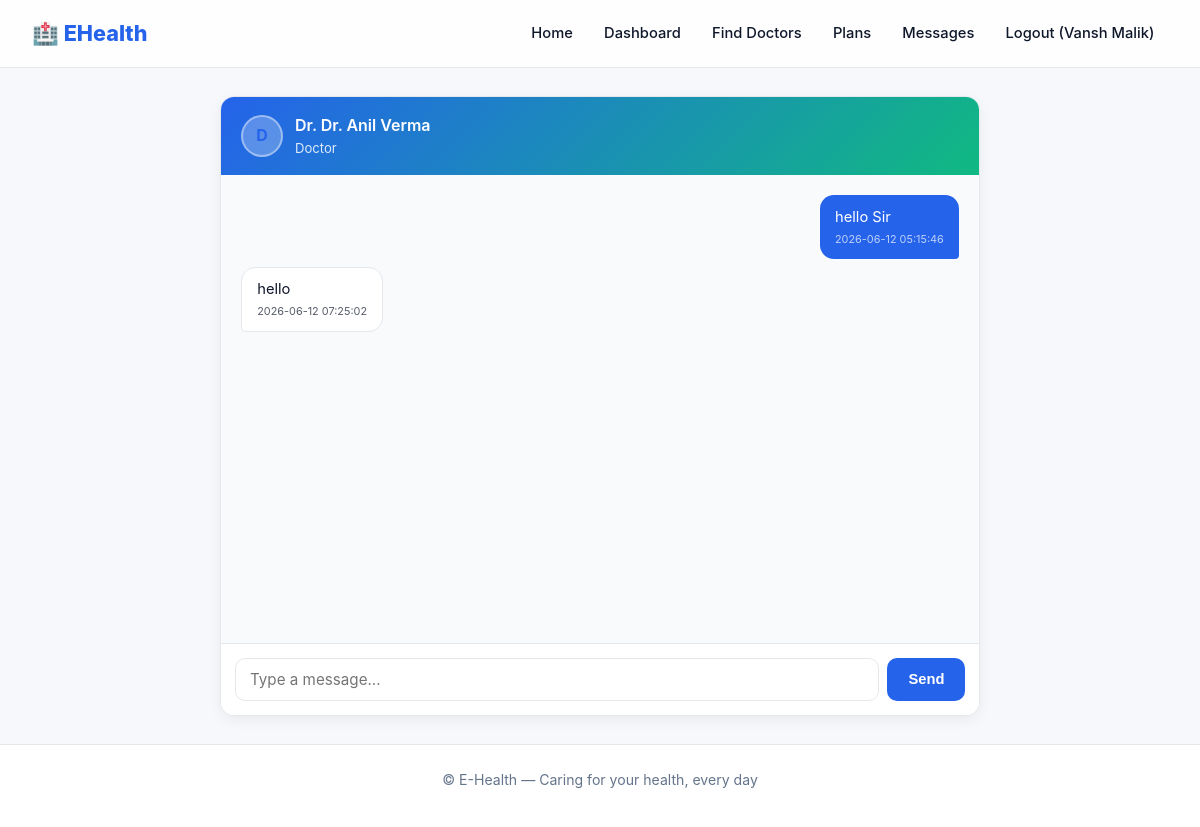
/chat/3 (signed in), run on the app's committed database.
### tables this page shows
CREATE TABLE users (
        id INTEGER PRIMARY KEY AUTOINCREMENT,
        name TEXT NOT NULL,
        email TEXT UNIQUE NOT NULL,
        phone TEXT NOT NULL,
        password TEXT NOT NULL,
        role TEXT NOT NULL CHECK(role IN ('doctor','patient')),
        created_at TIMESTAMP DEFAULT CURRENT_TIMESTAMP
    );

CREATE TABLE messages (
        id INTEGER PRIMARY KEY AUTOINCREMENT,
        sender_id INTEGER REFERENCES users(id),
        receiver_id INTEGER REFERENCES users(id),
        message TEXT NOT NULL,
        created_at TIMESTAMP DEFAULT CURRENT_TIMESTAMP,
        is_read INTEGER DEFAULT 0
    );

### app.py (the view)
@app.route("/chat/<int:other_id>", methods=["GET","POST"])
@login_required()
def chat(other_id):
    db    = get_db()
    other = db.execute("SELECT * FROM users WHERE id=?", (other_id,)).fetchone()
    if not other:
        flash("User not found.","danger")
        return redirect(url_for("index"))
    if request.method == "POST":
        msg = request.form.get("message","").strip()
        if msg:
            db.execute("INSERT INTO messages (sender_id,receiver_id,message) VALUES (?,?,?)",
                       (session["user_id"],other_id,msg))
            db.commit()
    db.execute("UPDATE messages SET is_read=1 WHERE sender_id=? AND receiver_id=?",
               (other_id,session["user_id"]))
    db.commit()
    messages = db.execute("""
        SELECT m.*, u.name as sender_name FROM messages m
        JOIN users u ON m.sender_id=u.id
        WHERE (m.sender_id=? AND m.receiver_id=?) OR (m.sender_id=? AND m.receiver_id=?)
        ORDER BY m.created_at ASC
    """, (session["user_id"],other_id,other_id,session["user_id"])).fetchall()
    return render_template("chat.html", messages=messages, other=other)

### app.py (called while the page is built)
def get_db():
    if "db" not in g:
        g.db = sqlite3.connect(DB)
        g.db.row_factory = sqlite3.Row
        g.db.execute("PRAGMA foreign_keys = ON")
    return g.db

def login_required(role=None):
    def decorator(f):
        @wraps(f)
        def wrapped(*a, **kw):
            if "user_id" not in session:
                flash("Please log in first.", "warning")
                return redirect(url_for("login"))
            if role and session.get("role") != role:
                flash("Access denied.", "danger")
                return redirect(url_for("index"))
            return f(*a, **kw)
        return wrapped
    return decorator

### templates/chat.html (shortened to what this page needs)
{% extends "base.html" %}
{% block content %}
<div class="container">
  <div class="chat-wrap">
    <div class="chat-head">
      <div class="avatar">{{ other.name[0]|upper }}</div>
      <div>
        <div style="font-weight:600">{{ 'Dr. ' if other.role=='doctor' else '' }}{{ other.name }}</div>
        <div style="font-size:.82rem;opacity:.85">{{ other.role|capitalize }}</div>
      </div>
    </div>
    <div class="chat-body" id="chatBody">
      {% if messages %}
        {% for m in messages %}
          <div class="msg {{ 'msg-me' if m.sender_id == session.user_id else 'msg-them' }}">
            {{ m.message }}
            <span class="time">{{ m.created_at }}</span>
          </div>
        {% endfor %}
      {% else %}
        <div class="empty" style="margin:auto">
          <div class="empty-icon">💬</div>
          <p>No messages yet. Say hi!</p>
        </div>
      {% endif %}
    </div>
    <form method="POST" class="chat-form">
      <input type="text" name="message" placeholder="Type a message..." required autocomplete="off">
      <button class="btn btn-primary">Send</button>
    </form>
  </div>
</div>
{% endblock %}

### templates/base.html (shortened to what this page needs)
<!DOCTYPE html>
<html lang="en">
<head>
<link rel="stylesheet" href="{{ url_for('static', filename='style.css') }}">
</head>
<body>
<nav class="navbar">
  <div class="nav-container">
    <a href="{{ url_for('index') }}" class="brand">🏥 EHealth</a>
    <div class="nav-links" id="navLinks">
      <a href="{{ url_for('index') }}">Home</a>
      {% if session.user_id %}
        {% if session.role == 'patient' %}
          <a href="{{ url_for('patient_dashboard') }}">Dashboard</a>
          <a href="{{ url_for('browse_doctors') }}">Find Doctors</a>
          <a href="{{ url_for('view_subscriptions') }}">Plans</a>
          <a href="{{ url_for('chat_contacts') }}">Messages</a>
        {% else %}
          <a href="{{ url_for('doctor_dashboard') }}">Dashboard</a>
          <a href="{{ url_for('doctor_profile') }}">My Profile</a>
          <a href="{{ url_for('chat_contacts') }}">Messages</a>
        {% endif %}
        <a href="{{ url_for('logout') }}">Logout ({{ session.user_name }})</a>
      {% else %}
        <a href="{{ url_for('login') }}">Login</a>
        <a href="{{ url_for('register') }}">Register</a>
      {% endif %}
    </div>
  </div>
</nav>
<main class="page-main">
{% block content %}{% endblock %}
</main>
<footer class="footer">
  <p>© E-Health — Caring for your health, every day</p>
</footer>
</body>
</html>

### static/style.css (style rules this page uses)
:root { --primary:#2563eb; --primary-dark:#1d4ed8; --primary-light:#dbeafe; --accent:#10b981; --accent-dark:#059669; --warning:#f59e0b; --danger:#ef4444; --bg:#f6f8fb; --surface:#ffffff; --text:#0f172a; --text-muted:#64748b; --muted:#64748b; --border:#e5e7eb; --shadow:0 4px 14px rgba(15,23,42,.06); --shadow-lg:0 12px 32px rgba(15,23,42,.10); --radius:14px; --radius-sm:10px; --gradient:linear-gradient(135deg,#2563eb 0%,#10b981 100%); }
* { box-sizing:border-box }
html,body { margin:0;padding:0 }
body { font-family:'Inter','Segoe UI',system-ui,-apple-system,sans-serif; background:var(--bg); color:var(--text); line-height:1.6; -webkit-font-smoothing:antialiased; min-height:100vh; display:flex;flex-direction:column; }
a { color:var(--primary);text-decoration:none;transition:color .2s }
p { margin:0 0 .75rem;color:var(--text-muted) }
.navbar { position:sticky;top:0;z-index:50; background:rgba(255,255,255,.85); backdrop-filter:saturate(180%) blur(12px); -webkit-backdrop-filter:saturate(180%) blur(12px); border-bottom:1px solid var(--border); }
.nav-container { max-width:100%;margin:0 auto;padding:.85rem 2rem; display:flex;align-items:center;justify-content:space-between;gap:1rem;flex-wrap:wrap; }
.brand { font-size:1.35rem;font-weight:800;color:var(--primary); display:inline-flex;align-items:center;gap:.4rem; }
.nav-links { display:flex;align-items:center;gap:.25rem;flex-wrap:wrap }
.nav-links a { color:var(--text);font-weight:500;font-size:.92rem; padding:.5rem .85rem;border-radius:8px;transition:all .2s; }
.container { max-width:100%;margin:0 auto;padding:1.75rem 2rem }
.btn { display:inline-flex;align-items:center;justify-content:center;gap:.4rem; padding:.7rem 1.25rem;border:1px solid transparent;border-radius:10px; font-size:.92rem;font-weight:600;cursor:pointer; text-decoration:none;transition:all .2s;line-height:1;white-space:nowrap; }
.btn-primary { background:var(--primary);color:#fff }
input,select,textarea { width:100%;padding:.7rem .9rem;font-size:.95rem;font-family:inherit; border:1px solid var(--border);border-radius:10px;background:#fff;color:var(--text); transition:border-color .2s,box-shadow .2s; }
.chat-wrap { max-width:760px;margin:0 auto;background:var(--surface); border:1px solid var(--border);border-radius:var(--radius); box-shadow:var(--shadow);overflow:hidden; display:flex;flex-direction:column;height:calc(100vh - 180px);min-height:480px; }
.chat-head { display:flex;align-items:center;gap:.75rem; padding:1rem 1.25rem;background:var(--gradient);color:#fff; }
.chat-head .avatar { width:42px;height:42px;border-radius:50%;background:rgba(255,255,255,.25); display:flex;align-items:center;justify-content:center;font-weight:700; border:2px solid rgba(255,255,255,.4); }
.chat-body { flex:1;padding:1.25rem;overflow-y:auto;background:#f8fafc; display:flex;flex-direction:column;gap:.5rem; }
.msg { max-width:75%;padding:.7rem .95rem;border-radius:14px;font-size:.92rem; word-wrap:break-word;position:relative;line-height:1.45; }
.msg .time { display:block;font-size:.68rem;opacity:.7;margin-top:.25rem }
.msg-me { align-self:flex-end;background:var(--primary);color:#fff;border-bottom-right-radius:4px }
.msg-them { align-self:flex-start;background:#fff;border:1px solid var(--border);border-bottom-left-radius:4px }
.chat-form { display:flex;gap:.5rem;padding:.85rem;border-top:1px solid var(--border);background:#fff; }
.chat-form input { flex:1 }
.avatar { width:44px;height:44px;border-radius:50%;background:var(--primary-light);color:var(--primary); display:flex;align-items:center;justify-content:center;font-weight:700;flex-shrink:0; }
.footer { margin-top:auto;padding:1.5rem 1rem;text-align:center; color:var(--text-muted);font-size:.88rem;background:#fff;border-top:1px solid var(--border); }
.page-main { flex:1 0 auto;display:flex;flex-direction:column }
.page-main > section, .page-main > .container, .page-main > .container-sm, .page-main > .auth-portrait-wrap { width:100% }
.footer { flex-shrink:0 }

### data on the page
users: user_name "Vansh Malik"
users: name "D", role "Dr.", name "Dr. Anil Verma", role "Doctor"
messages: message "hello Sir", created_at "2026-06-12 05:15:46"
messages: message "hello", created_at "2026-06-12 07:25:02"
